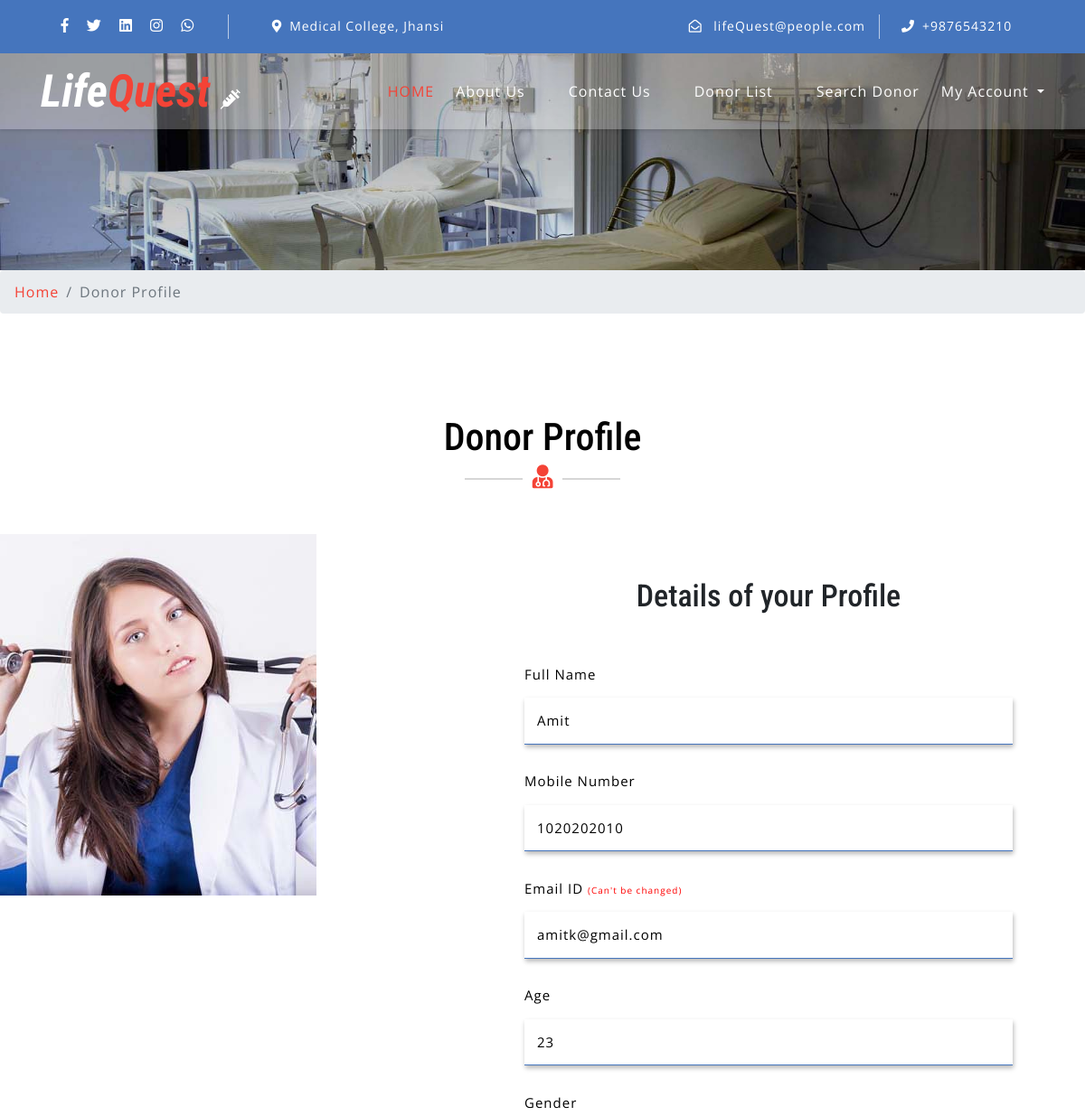
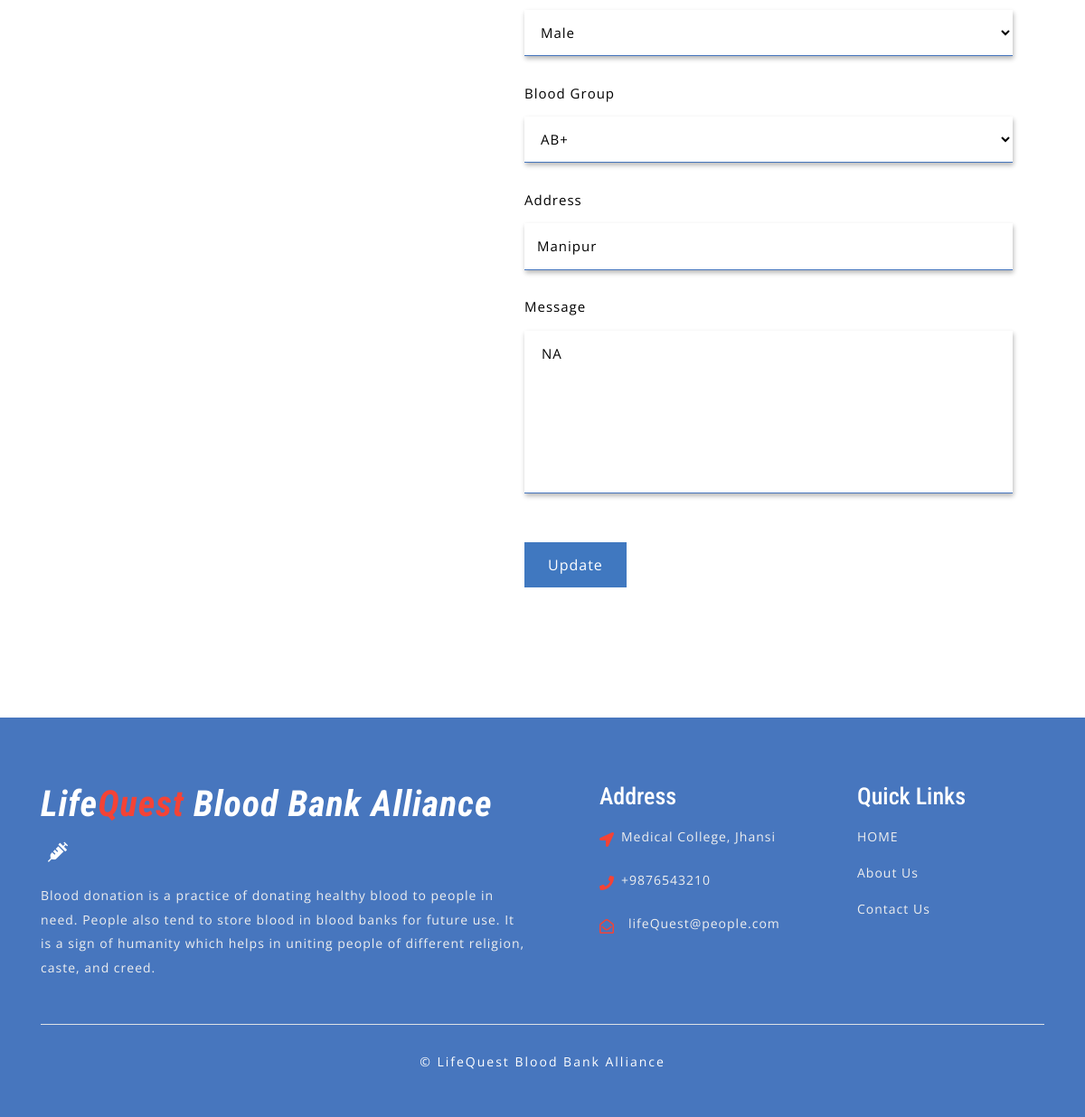
Page /LifeQuestBloodBank/profile.php (signed in) on the committed database (2 pictures, top to bottom).
### tables this page shows
CREATE TABLE `thecontactusinfo` (
  `ID` int(11) NOT NULL AUTO_INCREMENT,
  `Address` tinytext DEFAULT NULL,
  `Email` varchar(50) DEFAULT NULL,
  `ContactNumber` bigint(10) DEFAULT NULL,
  PRIMARY KEY (`ID`)
);

CREATE TABLE `theblooddonors` (
  `ID` int(11) NOT NULL AUTO_INCREMENT,
  `FullName` varchar(50) DEFAULT NULL,
  `ContactNumber` bigint(10) DEFAULT NULL,
  `Email` varchar(50) DEFAULT NULL,
  `Gender` varchar(20) DEFAULT NULL,
  `Age` int(11) DEFAULT NULL,
  `BloodGroup` varchar(20) DEFAULT NULL,
  `Address` varchar(120) DEFAULT NULL,
  `Message` mediumtext DEFAULT NULL,
  `PostingDate` timestamp NOT NULL DEFAULT current_timestamp(),
  `status` int(1) DEFAULT NULL,
  `Password` varchar(100) DEFAULT NULL,
  PRIMARY KEY (`ID`)
);

### LifeQuestBloodBank/profile.php (the view, shortened to what this page needs)
<?php
include('includes/config.php');
if(!isset($_SESSION['lbba'])){
    header("location: logout.php");
}
else{
?>
<!doctype html>
<html lang="en">
    <head>
        <link rel="stylesheet" href="css/bootstrap.css">
        <link rel="stylesheet" href="css/style.css">
        <link rel="stylesheet" href="css/fontawesome-all.css">
    </head>
    <body>
    <?php include('includes/header.php');?>
        <div class="inner-banner-w3ls">
            </div>
            <div class="breadcrumb-agile">
                <div aria-label="breadcrumb">
                    <ol class="breadcrumb">
                        <li class="breadcrumb-item">
                            <a href="index.php">Home</a>
                        </li>
                        <li class="breadcrumb-item active" aria-current="page">Donor Profile</li>
                    </ol>
                </div>
            </div>
            <section class="appointment py-5">
                <div class="py-xl-5 py-lg-3">
                    <div class="w3ls-titles text-center mb-5">
                        <h3 class="title">Donor Profile</h3>
                        <span>
                            <i class="fas fa-user-md"></i>
                        </span>
                    </div>
                    <div class="d-flex">
                        <div class="col-lg-5 appoint-img">
                            </div>
                            <div class="col-lg-7 contact-right-w3l appoint-form">
                                <h5 class="title-w3 text-center mb-5">Details of your Profile</h5>
                                <form action="#" method="post">
                                <?php
                                $uid = $_SESSION['lbba'];
                                $sql = "SELECT * from theblooddonors where ID = '$uid' ";
                                $result = mysqli_query($conn, $sql);
                                $row = mysqli_fetch_assoc($result);
                                ?>
                                    <div class="form-group">
                                        <label for="recipient-name" class="col-form-label">Full Name</label>
                                        <input type="text" class="form-control" name="fullname" id="fullname" value="<?php echo $row['FullName'] ?>">
                                    </div>
                                    <div class="form-group">
                                            <label for="recipient-phone" class="col-form-label">Mobile Number</label>
                                            <input type="text" class="form-control" name="mobileno" id="mobileno" required="true" maxlength="10" pattern="[0-9]+" value="<?php echo $row['ContactNumber'] ?>">
                                    </div>
                                    <div class="form-group">
                                            <label for="recipient-email" class="col-form-label">Email ID <span style="color:red; font-size:10px;">(Can't be changed)</span></label>
                                            <input type="email" class="form-control" name="emailid" id="emailid" value="<?php echo $row['Email'] ?>" readonly>
                                        </div>
                                        <div class="form-group">
                                            <label for="recipient-age" class="col-form-label">Age</label>
                                            <input type="text" class="form-control" name="age" id="age" value="<?php echo $row['Age'] ?>">
                                    </div>
                                    <div class="form-group">
                                        <label for="recipient-gender" class="col-form-label">Gender</label>
                                        <select name="gender" class="form-control" required>
                                            <option value="<?php echo $row['Gender'] ?>"><?php echo $row['Gender'] ?></option>
                                            </select>
                                        </div>
                                        <div class="form-group">
                                            <label for="recipient-bloodgroup" class="col-form-label">Blood Group</label>
                                            <select name="bloodgroup" class="form-control" required>
                                                <option value="<?php echo $row['BloodGroup'] ?>"><?php echo $row['BloodGroup'] ?></option>
                                            </select>
                                        </div>
                                        <div class="form-group">
                                            <label for="recipient-address" class="col-form-label">Address</label>
                                            <input type="text" class="form-control" name="address" id="address" required="true" value="<?php echo $row['Address'] ?>">
                                        </div>
                                        <div class="form-group">
                                            <label for="datepicker" class="col-form-label">Message</label>
                                            <textarea class="form-control" name="message" required><?php echo $row['Message'] ?></textarea>
                                        </div>
                            <input type="submit" value="Update" name="update" class="btn_apt">
                        </form>
                    </div>
                </div>
            </div>
        </section>
        <?php include('includes/footer.php'); ?>
    </body>
</html>
<?php } ?>

### LifeQuestBloodBank/includes/header.php (shortened to what this page needs)
<?php
if(isset($_SESSION['lbba'])){
    $login = true;
}
else{
    $login = false;
}
?>
    <header>
            <div class="top-bar py-3">
                <div class="container">
                    <div class="row">
                        <div class="col-lg-7 top-social-agile">
                            <div class="row">
                                <ul class="col-lg-4 col-6 top-right-info text-center">
                                    <li>
                                        <a href="#">
                                            <i class="fab fa-facebook-f"></i>
                                        </a>
                                    </li>
                                    <li class="mx-3">
                                        <a href="#">
                                            <i class="fab fa-twitter"></i>
                                        </a>
                                    </li>
                                    <li>
                                        <a href="#">
                                            <i class="fab fa-linkedin"></i>
                                        </a>
                                    </li>
                                    <li class="ml-3">
                                        <a href="#">
                                            <i class="fab fa-instagram"></i>
                                        </a>
                                    </li>
                                    <li class="ml-3">
                                        <a href="#">
                                            <i class="fab fa-whatsapp"></i>
                                        </a>
                                    </li>
                                </ul>
                                <?php
                                $sql = "SELECT * from thecontactusinfo";
                                $result = mysqli_query($conn, $sql);
                                $row = mysqli_fetch_assoc($result);
                                ?>
                                <div class="col-6 header-top_w3layouts pl-5 text-lg-left text-center">
                                    <p class="text-white">
                                        <i class="fas fa-map-marker-alt mr-2"></i><?php echo $row['Address'] ?>
                                    </p>
                                </div>
                            </div>
                        </div>
                        <div class="col-lg-5 top-social-agile text-lg-right text-center">
                            <div class="row">
                                <div class="col-lg-7 col-6 top-w3layouts">
                                    <p class="text-white">
                                        <i class="far fa-envelope-open mr-2"></i>
                                        <a href="mailto:lifeQuest@people.com" class="text-white"><?php echo $row['Email'] ?></a>
                                    </p>
                                </div>
                                <div class="col-lg-5 col-6 header-w3layouts pl-4 text-lg-left">
                                    <p class="text-white">
                                        <i class="fas fa-phone mr-2"></i>+<?php echo $row['ContactNumber'] ?></p>
                                </div>
                            </div>
                        </div>
                    </div>
                </div>
            </div>
    </header>
    <div id="home">
            <div class="main-top py-1">
                <nav class="navbar navbar-expand-lg navbar-light fixed-navi">
                    <div class="container">
                        <h1>
                            <a class="navbar-brand font-weight-bold font-italic" href="index.php">
                                <span>Life</span>Quest
                                <i class="fas fa-syringe"></i>
                            </a>
                        </h1>
                        <div class="collapse navbar-collapse text-center" id="navbarSupportedContent">
                            <ul class="navbar-nav ml-lg-auto">
                                <li class="nav-item active mt-lg-0 mt-3">
                                    <a href="index.php" class="nav-link">HOME</a>
                                </li>
                                <li class="nav-item mx-lg-4 my-lg-0 my-3">
                                    <a class="nav-link" href="about.php">About Us</a>
                                </li>
                                <li class="nav-item mx-lg-4 my-lg-0 my-3">
                                    <a class="nav-link" href="contact.php">Contact Us</a>
                                </li>
                                <li class="nav-item mx-lg-4 my-lg-0 my-3">
                                    <a class="nav-link" href="donor-list.php">Donor List</a>
                                </li>
                                <li class="nav-item mx-lg-4 my-lg-0 my-3">
                                    <a class="nav-link" href="search-donor.php">Search Donor</a>
                                </li>
                                <?php if($login){ ?>
                                    <li class="nav-item dropdown">
                                    <a class="nav-link dropdown-toggle" href="#" id="navbarDropdown" role="button" data-toggle="dropdown"
                                        aria-haspopup="true" aria-expanded="false">
                                        My Account
                                    </a>
                                </li>
                                <?php } ?>
                        </div>
                    </div>
                </nav>
            </div>
    </div>

### LifeQuestBloodBank/includes/footer.php
<footer>
    <div class="w3ls-footer-grids pt-sm-4 pt-3">
        <div class="container py-xl-5 py-lg-3">
            <div class="row">
                <div class="col-md-6 w3l-footer">
                    <h2 class="mb-sm-3 mb-2">
                        <a href="index.php" class="text-white font-italic font-weight-bold">
                            Life<span>Quest</span> Blood Bank Alliance
                            <i class="fas fa-syringe ml-2"></i>
                        </a>
                    </h2>
                    <p> Blood donation is a practice of donating healthy blood to people in need. People also tend to store blood in
                        blood banks for future use. It is a sign of humanity which helps in uniting people of different religion, caste,
                        and creed.</p>
                </div>
                <?php
                $sql = "SELECT * from thecontactusinfo";
                $result = mysqli_query($conn, $sql);
                $row = mysqli_fetch_assoc($result);
                ?>
                <div class="col-md-3 w3l-footer my-md-0 my-4">
                    <h3 class="mb-sm-3 mb-2 ml-5 text-white">Address</h3>
                    <ul class="list-unstyled ml-5">
                        <li>
                            <i class="fas fa-location-arrow float-left"></i>
                            <p class="ml-4"><?php echo $row['Address'] ?></p>
                            <div class="clearfix"></div>
                        </li>
                        <li class="my-3">
                            <i class="fas fa-phone float-left"></i>
                            <p class="ml-4">+<?php echo $row['ContactNumber'] ?></p>
                            <div class="clearfix"></div>
                        </li>
                        <li>
                            <i class="far fa-envelope-open float-left"></i>
                            <a href="mailto:lifeQuest@people.com" class="ml-3"><?php echo $row['Email'] ?></a>
                            <div class="clearfix"></div>
                        </li>
                    </ul>
                </div>
                <div class="col-md-3 w3l-footer">
                    <h3 class="mb-sm-3 mb-2 ml-5 text-white">Quick Links</h3>
                    <div class="nav-w3-l">
                        <ul class="list-unstyled ml-5">
                            <li>
                                <a href="index.php">HOME</a>
                            </li>
                            <li class="my-3">
                                <a href="about.php">About Us</a>
                            </li>
                            <li class="mt-2">
                                <a href="contact.php">Contact Us</a>
                            </li>
                        </ul>
                    </div>
                </div>
            </div>
            <div class="border-top mt-5 pt-lg-4 pt-3 pb-lg-0 pb-3 text-center">
                <p class="copy-right-grids mt-lg-1">&copy; LifeQuest Blood Bank Alliance</p>
            </div>
        </div>
    </div>
</footer>

### rows in the picture
thecontactusinfo: Address "Medical College, Jhansi", Email "lifeQuest@people.com", ContactNumber "9876543210"
theblooddonors: fullname "Amit", mobileno "1020202010", emailid "amitk@gmail.com", age "23", gender "Male", bloodgroup "AB+", address "Manipur", message "NA"
